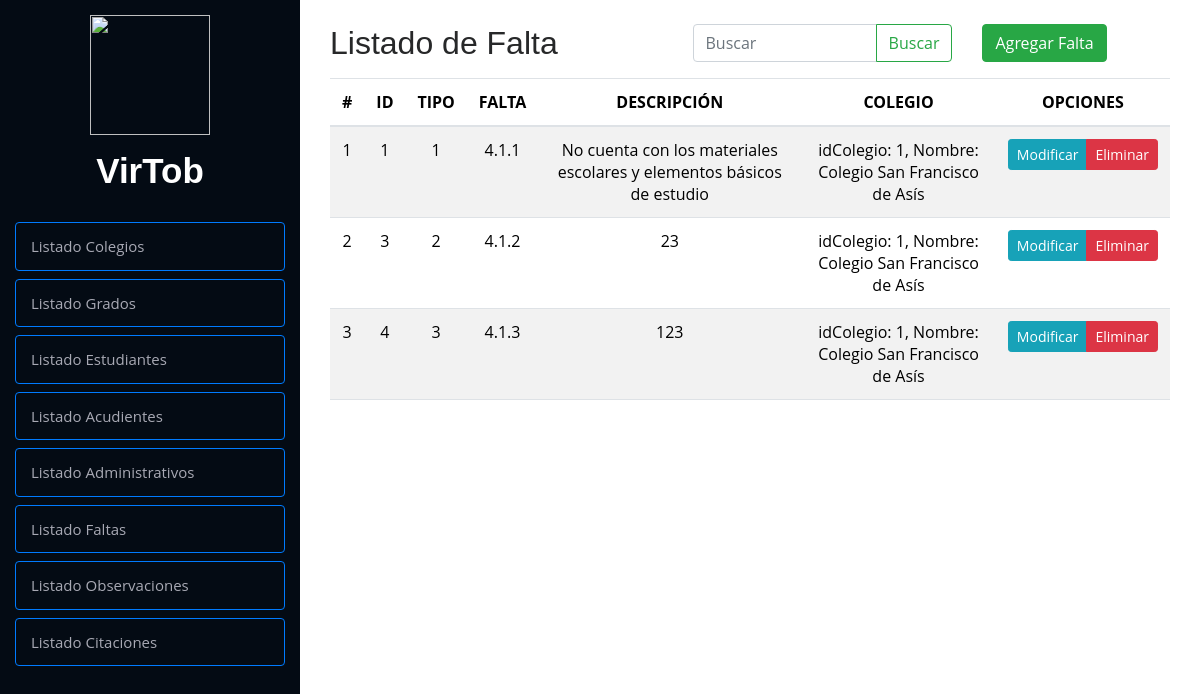
The page /crud/listaFalta/ on the database as committed earlier.
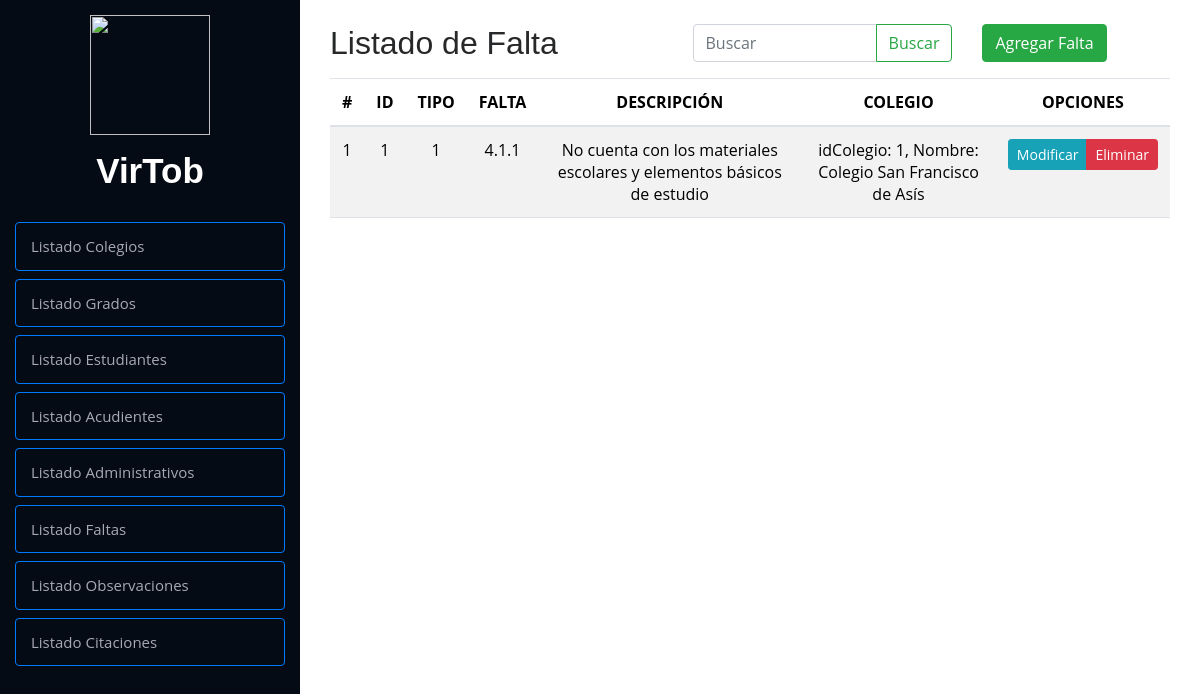
The same page on the database as committed later.
### Modulos/Observador/models.py (models this page shows, shortened)
class Faltas(models.Model):
    idFalta = models.AutoField(primary_key=True)
    tiposFaltas = [
        (1, "Tipo 1"),
        (2, "Tipo 2"),
        (3, "Tipo 3")
    ]
    tipoFalta = models.IntegerField(choices=tiposFaltas, default=1)
    falta = models.CharField(max_length=10, null=True, blank=True)
    descripcion = models.TextField(max_length=1000)
    idColegio = models.ForeignKey(
        Colegio, on_delete=models.CASCADE, related_name="faltas", default=1)
    class Meta:
        verbose_name = 'Faltas'

class Colegio(models.Model):
    idColegio = models.AutoField(primary_key=True)
    nombre = models.CharField(max_length=50)
    direccion = models.CharField(max_length=100)
    telefono = models.CharField(max_length=13)
    email = models.EmailField(max_length=100)
    def __str__(self):
        return f"idColegio: {self.idColegio}, Nombre: {self.nombre}"
    class Meta:
        verbose_name = 'Colegio'

### Modulos/Observador/views.py (the view, shortened to what this page needs)
# urls.py: path('listaFalta/', listaFalta, name='listaFalta'),
def listaFalta(request):
    query = request.GET.get("buscar", "")  # Obtener el valor del input
    faltas = Faltas.objects.all()  # Obtiene todos los registros
    return render(request, 'listas/faltas.html', {'falta': faltas, "query": query})

### Modulos/Observador/templates/listas/faltas.html (shortened to what this page needs)
{% extends "../index.html" %}
{% load static %}
        {% block contenido %}
        <div class="container py-4">
            <div class="row">
                <div class="col-md-12">
                    <div class="row">
                        <div class="col-5">
                            <h2>Listado de Falta</h2>
                        </div>
                        <div class="col-4">
                            <form class="d-flex" method="GET">
                                <div class="input-group">
                                    <input type="text" class="form-control" placeholder="Buscar" name="buscar"
                                        value="{{ query }}" aria-label="Search">
                                    <button class="btn btn-outline-success" type="submit">Buscar</button>
                                </div>
                            </form>
                        </div>
                        <div class="col-3">
                            <a href="{% url 'agregarFalta' %}" class="btn btn-success">Agregar Falta</a>
                        </div>
                    </div>
                    <div class="table-responsive">
                        <table class="table table-striped">
                            <thead>
                                <tr>
                                    <th>#</th>
                                    <th>ID</th>
                                    <th>TIPO</th>
                                    <th>FALTA</th>
                                    <th>DESCRIPCIÓN</th>
                                    <th>COLEGIO</th>
                                    <th>OPCIONES</th>
                                </tr>
                            </thead>
                            <tbody>
                                {% if falta %}
                                {% for falta in falta %}
                                <tr>
                                    <td class="">{{ forloop.counter }}</td>
                                    <td class="">{{ falta.idFalta }}</td>
                                    <td class="">{{ falta.tipoFalta }}</td>
                                    <td class="">{{ falta.falta }}</td>
                                    <td class="">{{ falta.descripcion }}</td>
                                    <td class="">{{ falta.idColegio }}</td>
                                    <td>
                                        <div class="btn-group btn-group-sm" role="group" aria-label="Basic example">
                                            <a href="{% url 'modificarFalta' falta.idFalta %}"
                                                class="btn btn-info btn-sm">
                                                Modificar
                                            </a>
                                            <a href="#" onclick="eliminarFalta({{ falta.idFalta }})"
                                                class="btn btn-danger btn-sm">
                                                Eliminar
                                            </a>
                                        </div>
                                    </td>
                                </tr>
                                {% endfor %}
                                {% else %}
                                <tr>
                                    <td colspan="7" class="text-center text-danger">⚠ No se encontraron resultados</td>
                                </tr>
                                {% endif %}
                            </tbody>
                        </table>
                    </div>
                </div>
            </div>
        </div>
        {% endblock %}

### Modulos/Observador/templates/index.html (shortened to what this page needs)
{% load static %}
{% load bootstrap5 %}
{% bootstrap_css %}
<!DOCTYPE html>
<html lang="en">
	<head>
		<link rel="stylesheet" href="https://cdn.jsdelivr.net/npm/bootstrap-icons/font/bootstrap-icons.css">
		<link href="{% static 'vendor/bootstrap/css/bootstrap.min.css'%}" rel="stylesheet">
		<link href="{% static 'vendor/icofont/icofont.min.css'%}" rel="stylesheet">
		<link href="{% static 'vendor/boxicons/css/boxicons.min.css'%}" rel="stylesheet">
		<link href="{% static 'vendor/venobox/venobox.css'%}" rel="stylesheet">
		<link href="{% static 'vendor/owl.carousel/assets/owl.carousel.min.css'%}" rel="stylesheet">
		<link href="{% static 'vendor/aos/aos.css'%}" rel="stylesheet">
		<link href="{% static 'css/style.css' %}" rel="stylesheet">
	</head>
	<body>
		<header id="header">
			<div class="d-flex flex-column">
				<div class="profile">
					<img src="{% static 'img/logoProyecto.png'%}" alt="" class="img-fluid img-sm">
					<h1 class="text-light" style="font-size: 35px;"><a href="/">VirTob</a></h1>
				</div>
				<nav class="nav-menu">
					<ul>
						<li>
							<a href="{% url 'listaColegio' %}" class="btn btn-outline-primary">Listado
								Colegios</a>
						</li>
						<li style="color: white">
							<a href="{% url 'listaGrado' %}" class="btn btn-outline-primary">Listado
								Grados</a>
						</li>
						<li style="color: white">
							<a href="{% url 'listaEstudiante' %}" class="btn btn-outline-primary">Listado
								Estudiantes</a>
						</li>
						<li style="color: white">
							<a href="{% url 'listaAcudiente' %}" class="btn btn-outline-primary">Listado
								Acudientes</a>
						</li>
						<li style="color: white">
							<a href="{% url 'listaAdministrativo' %}" class="btn btn-outline-primary">Listado
								Administrativos</a>
						</li>
						<li style="color: white">
							<a href="{% url 'listaFalta' %}" class="btn btn-outline-primary">Listado
								Faltas</a>
						</li>
						<li style="color: white">
							<a href="{% url 'listaObservacion' %}" class="btn btn-outline-primary">Listado
								Observaciones</a>
						</li>
						<li style="color: white">
							<a href="{% url 'listaCitacion' %}" class="btn btn-outline-primary">Listado
								Citaciones</a>
						</li>
					</ul>
				</nav>
			</div>
		</header>
		<main id="main">
			<section id="about" class="about">
				<div class="container">
					{% block contenido %}
					{% endblock %}
				</div>
			</section>
		</main>
	</body>
</html>

### observadorVirtual/static/css/style.css (style rules this page uses)
body { font-family: "Open Sans", sans-serif; color: #272829; }
a { color: #149ddd; }
h1, h2, h3, h4, h5, h6 { font-family: "Raleway", sans-serif; }
#header { position: fixed; top: 0; left: 0; bottom: 0; width: 300px; transition: all ease-in-out 0.5s; z-index: 9997; transition: all 0.5s; padding: 0 15px; background: #040b14; overflow-y: auto; }
#header .profile img { margin: 15px auto; display: block; width: 120px; border: 8px solid #2c2f3f; }
#header .profile h1 { font-size: 24px; margin: 0; padding: 0; font-weight: 600; -moz-text-align-last: center; text-align-last: center; font-family: "Poppins", sans-serif; }
#header .profile h1 a, #header .profile h1 a:hover { color: #fff; text-decoration: none; }
#main { margin-left: 300px; }
.nav-menu { padding-top: 30px; }
.nav-menu * { margin: 0; padding: 0; list-style: none; }
.nav-menu > ul > li { position: relative; white-space: nowrap; }
.nav-menu a { display: flex; align-items: center; color: #a8a9b4; padding: 12px 15px; margin-bottom: 8px; transition: 0.3s; font-size: 15px; }
section { padding: 0px 0; overflow: hidden; }
th, td { text-align: center; vertical-align: middle; }

### Modulos/Observador/templates/index.html (style rules this page uses)
.profile img { border: none !important; box-shadow: none !important; outline: none !important; }

Rows that differ between the two databases and show on the page:
removed Faltas: idFalta "3", tipoFalta "2", falta "4.1.2", descripcion "23", idColegio "idColegio: 1, Nombre: Colegio San Francisco de Asís"
removed Faltas: idFalta "4", tipoFalta "3", falta "4.1.3", descripcion "123", idColegio "idColegio: 1, Nombre: Colegio San Francisco de Asís"
